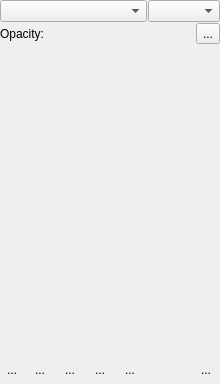
<?xml version="1.0" encoding="UTF-8"?>
<ui version="4.0">
 <class>WdgLayerBox</class>
 <widget class="QWidget" name="WdgLayerBox">
  <property name="geometry">
   <rect>
    <x>0</x>
    <y>0</y>
    <width>220</width>
    <height>384</height>
   </rect>
  </property>
  <layout class="QVBoxLayout" name="verticalLayout">
   <property name="spacing">
    <number>1</number>
   </property>
   <property name="leftMargin">
    <number>0</number>
   </property>
   <property name="topMargin">
    <number>0</number>
   </property>
   <property name="rightMargin">
    <number>0</number>
   </property>
   <property name="bottomMargin">
    <number>0</number>
   </property>
   <item>
    <layout class="QHBoxLayout" name="hbox2">
     <property name="leftMargin">
      <number>0</number>
     </property>
     <property name="topMargin">
      <number>0</number>
     </property>
     <property name="rightMargin">
      <number>0</number>
     </property>
     <property name="bottomMargin">
      <number>0</number>
     </property>
     <item>
      <widget class="KisCompositeOpComboBox" name="cmbComposite">
       <property name="sizePolicy">
        <sizepolicy hsizetype="MinimumExpanding" vsizetype="Fixed">
         <horstretch>0</horstretch>
         <verstretch>0</verstretch>
        </sizepolicy>
       </property>
       <property name="toolTip">
        <string>Blending Mode</string>
       </property>
       <property name="whatsThis">
        <string>Select the blending mode for the layer.</string>
       </property>
      </widget>
     </item>
     <item>
      <widget class="KisColorFilterCombo" name="cmbFilter"/>
     </item>
    </layout>
   </item>
   <item>
    <layout class="QHBoxLayout" name="opacityLayout" stretch="0,0,0">
     <property name="topMargin">
      <number>0</number>
     </property>
     <property name="bottomMargin">
      <number>0</number>
     </property>
     <item>
      <widget class="QLabel" name="opacityLabel">
       <property name="text">
        <string>Opacity:</string>
       </property>
      </widget>
     </item>
     <item>
      <widget class="KisDoubleSliderSpinBox" name="doubleOpacity" native="true">
       <property name="sizePolicy">
        <sizepolicy hsizetype="MinimumExpanding" vsizetype="Minimum">
         <horstretch>0</horstretch>
         <verstretch>0</verstretch>
        </sizepolicy>
       </property>
       <property name="toolTip">
        <string>Layer Opacity</string>
       </property>
       <property name="whatsThis">
        <string>Adjust the transparency of the layer</string>
       </property>
      </widget>
     </item>
     <item>
      <widget class="QToolButton" name="configureLayerDockerToolbar">
       <property name="text">
        <string>...</string>
       </property>
      </widget>
     </item>
    </layout>
   </item>
   <item>
    <layout class="QHBoxLayout" name="horizontalLayout">
     <item>
      <widget class="KisNodeView" name="listLayers" native="true">
       <property name="sizePolicy">
        <sizepolicy hsizetype="MinimumExpanding" vsizetype="Expanding">
         <horstretch>0</horstretch>
         <verstretch>0</verstretch>
        </sizepolicy>
       </property>
      </widget>
     </item>
    </layout>
   </item>
   <item>
    <layout class="QHBoxLayout" name="hbox1" stretch="0,0,0,0,0,1,0">
     <property name="spacing">
      <number>2</number>
     </property>
     <property name="topMargin">
      <number>0</number>
     </property>
     <item>
      <widget class="KisToolButton" name="bnAdd">
       <property name="minimumSize">
        <size>
         <width>0</width>
         <height>28</height>
        </size>
       </property>
       <property name="maximumSize">
        <size>
         <width>16777215</width>
         <height>28</height>
        </size>
       </property>
       <property name="text">
        <string>...</string>
       </property>
       <property name="autoRaise">
        <bool>true</bool>
       </property>
      </widget>
     </item>
     <item>
      <widget class="QToolButton" name="bnDuplicate">
       <property name="minimumSize">
        <size>
         <width>28</width>
         <height>28</height>
        </size>
       </property>
       <property name="toolTip">
        <string>Duplicate layer or mask</string>
       </property>
       <property name="text">
        <string>...</string>
       </property>
       <property name="iconSize">
        <size>
         <width>22</width>
         <height>22</height>
        </size>
       </property>
       <property name="autoRaise">
        <bool>true</bool>
       </property>
      </widget>
     </item>
     <item>
      <widget class="QToolButton" name="bnLower">
       <property name="minimumSize">
        <size>
         <width>28</width>
         <height>28</height>
        </size>
       </property>
       <property name="toolTip">
        <string>Move layer or mask down</string>
       </property>
       <property name="text">
        <string>...</string>
       </property>
       <property name="iconSize">
        <size>
         <width>22</width>
         <height>22</height>
        </size>
       </property>
       <property name="autoRaise">
        <bool>true</bool>
       </property>
      </widget>
     </item>
     <item>
      <widget class="QToolButton" name="bnRaise">
       <property name="minimumSize">
        <size>
         <width>28</width>
         <height>28</height>
        </size>
       </property>
       <property name="toolTip">
        <string>Move layer or mask up</string>
       </property>
       <property name="text">
        <string>...</string>
       </property>
       <property name="iconSize">
        <size>
         <width>22</width>
         <height>22</height>
        </size>
       </property>
       <property name="autoRaise">
        <bool>true</bool>
       </property>
      </widget>
     </item>
     <item>
      <widget class="QToolButton" name="bnProperties">
       <property name="minimumSize">
        <size>
         <width>28</width>
         <height>28</height>
        </size>
       </property>
       <property name="toolTip">
        <string>View or change the layer properties</string>
       </property>
       <property name="text">
        <string>...</string>
       </property>
       <property name="iconSize">
        <size>
         <width>22</width>
         <height>22</height>
        </size>
       </property>
       <property name="autoRaise">
        <bool>true</bool>
       </property>
      </widget>
     </item>
     <item>
      <spacer name="spacer">
       <property name="orientation">
        <enum>Qt::Horizontal</enum>
       </property>
       <property name="sizeType">
        <enum>QSizePolicy::Expanding</enum>
       </property>
       <property name="sizeHint" stdset="0">
        <size>
         <width>0</width>
         <height>28</height>
        </size>
       </property>
      </spacer>
     </item>
     <item>
      <widget class="QToolButton" name="bnDelete">
       <property name="minimumSize">
        <size>
         <width>28</width>
         <height>28</height>
        </size>
       </property>
       <property name="toolTip">
        <string>Delete the layer or mask</string>
       </property>
       <property name="text">
        <string>...</string>
       </property>
       <property name="iconSize">
        <size>
         <width>22</width>
         <height>22</height>
        </size>
       </property>
       <property name="autoRaise">
        <bool>true</bool>
       </property>
      </widget>
     </item>
    </layout>
   </item>
  </layout>
 </widget>
 <customwidgets>
  <customwidget>
   <class>KisCompositeOpComboBox</class>
   <extends>QComboBox</extends>
   <header>widgets/kis_cmb_composite.h</header>
  </customwidget>
  <customwidget>
   <class>KisDoubleSliderSpinBox</class>
   <extends>QWidget</extends>
   <header>kis_slider_spin_box.h</header>
  </customwidget>
  <customwidget>
   <class>KisNodeView</class>
   <extends></extends>
   <header location="global">KisNodeView.h</header>
  </customwidget>
  <customwidget>
   <class>KisToolButton</class>
   <extends>QToolButton</extends>
   <header>kis_tool_button.h</header>
  </customwidget>
  <customwidget>
   <class>KisColorFilterCombo</class>
   <extends>QComboBox</extends>
   <header>kis_color_filter_combo.h</header>
  </customwidget>
 </customwidgets>
 <tabstops>
  <tabstop>cmbComposite</tabstop>
  <tabstop>bnDuplicate</tabstop>
  <tabstop>bnLower</tabstop>
  <tabstop>bnRaise</tabstop>
  <tabstop>bnProperties</tabstop>
  <tabstop>bnDelete</tabstop>
 </tabstops>
 <resources/>
 <connections/>
</ui>
